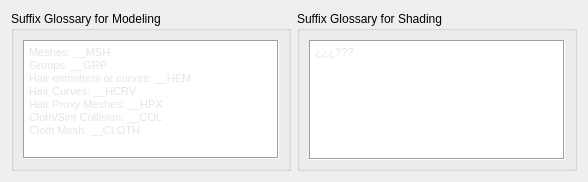
         <widget class="QWidget" name="tab_5">
          <attribute name="title">
           <string>Naming Convention</string>
          </attribute>
          <layout class="QGridLayout" name="gridLayout_42">
           <item row="0" column="0">
            <layout class="QGridLayout" name="gridLayout_40" rowminimumheight="0">
             <item row="0" column="0">
              <widget class="QGroupBox" name="groupBox_16">
               <property name="minimumSize">
                <size>
                 <width>0</width>
                 <height>140</height>
                </size>
               </property>
               <property name="maximumSize">
                <size>
                 <width>16777215</width>
                 <height>160</height>
                </size>
               </property>
               <property name="baseSize">
                <size>
                 <width>0</width>
                 <height>0</height>
                </size>
               </property>
               <property name="title">
                <string>Suffix Glossary for Modeling</string>
               </property>
               <layout class="QGridLayout" name="gridLayout_38">
                <item row="0" column="0">
                 <widget class="QPlainTextEdit" name="plainTextEdit_3">
                  <property name="enabled">
                   <bool>true</bool>
                  </property>
                  <property name="minimumSize">
                   <size>
                    <width>0</width>
                    <height>110</height>
                   </size>
                  </property>
                  <property name="maximumSize">
                   <size>
                    <width>16777215</width>
                    <height>120</height>
                   </size>
                  </property>
                  <property name="palette">
                   <palette>
                    <active>
                     <colorrole role="Text">
                      <brush brushstyle="SolidPattern">
                       <color alpha="255">
                        <red>229</red>
                        <green>229</green>
                        <blue>229</blue>
                       </color>
                      </brush>
                     </colorrole>
                    </active>
                    <inactive>
                     <colorrole role="Text">
                      <brush brushstyle="SolidPattern">
                       <color alpha="255">
                        <red>229</red>
                        <green>229</green>
                        <blue>229</blue>
                       </color>
                      </brush>
                     </colorrole>
                    </inactive>
                    <disabled>
                     <colorrole role="Text">
                      <brush brushstyle="SolidPattern">
                       <color alpha="255">
                        <red>0</red>
                        <green>255</green>
                        <blue>255</blue>
                       </color>
                      </brush>
                     </colorrole>
                    </disabled>
                   </palette>
                  </property>
                  <property name="font">
                   <font>
                    <pointsize>8</pointsize>
                   </font>
                  </property>
                  <property name="frameShape">
                   <enum>QFrame::Box</enum>
                  </property>
                  <property name="verticalScrollBarPolicy">
                   <enum>Qt::ScrollBarAsNeeded</enum>
                  </property>
                  <property name="readOnly">
                   <bool>true</bool>
                  </property>
                  <property name="plainText">
                   <string>Meshes: __MSH
Groups: __GRP
Hair emmitters or curves: __HEM
Hair Curves: __HCRV
Hair Proxy Meshes: __HPX
Cloth/Sim Collision: __COL
Cloth Mesh: __CLOTH</string>
                  </property>
                  <property name="backgroundVisible">
                   <bool>false</bool>
                  </property>
                  <property name="centerOnScroll">
                   <bool>false</bool>
                  </property>
                 </widget>
                </item>
               </layout>
              </widget>
             </item>
             <item row="0" column="1">
              <widget class="QGroupBox" name="groupBox_17">
               <property name="minimumSize">
                <size>
                 <width>0</width>
                 <height>140</height>
                </size>
               </property>
               <property name="maximumSize">
                <size>
                 <width>16777215</width>
                 <height>160</height>
                </size>
               </property>
               <property name="title">
                <string>Suffix Glossary for Shading</string>
               </property>
               <layout class="QGridLayout" name="gridLayout_39">
                <item row="0" column="0">
                 <widget class="QPlainTextEdit" name="plainTextEdit_4">
                  <property name="enabled">
                   <bool>true</bool>
                  </property>
                  <property name="minimumSize">
                   <size>
                    <width>0</width>
                    <height>120</height>
                   </size>
                  </property>
                  <property name="maximumSize">
                   <size>
                    <width>16777215</width>
                    <height>120</height>
                   </size>
                  </property>
                  <property name="palette">
                   <palette>
                    <active>
                     <colorrole role="Text">
                      <brush brushstyle="SolidPattern">
                       <color alpha="255">
                        <red>229</red>
                        <green>229</green>
                        <blue>229</blue>
                       </color>
                      </brush>
                     </colorrole>
                    </active>
                    <inactive>
                     <colorrole role="Text">
                      <brush brushstyle="SolidPattern">
                       <color alpha="255">
                        <red>229</red>
                        <green>229</green>
                        <blue>229</blue>
                       </color>
                      </brush>
                     </colorrole>
                    </inactive>
                    <disabled>
                     <colorrole role="Text">
                      <brush brushstyle="SolidPattern">
                       <color alpha="255">
                        <red>0</red>
                        <green>255</green>
                        <blue>255</blue>
                       </color>
                      </brush>
                     </colorrole>
                    </disabled>
                   </palette>
                  </property>
                  <property name="font">
                   <font>
                    <pointsize>8</pointsize>
                   </font>
                  </property>
                  <property name="frameShape">
                   <enum>QFrame::Box</enum>
                  </property>
                  <property name="verticalScrollBarPolicy">
                   <enum>Qt::ScrollBarAsNeeded</enum>
                  </property>
                  <property name="readOnly">
                   <bool>true</bool>
                  </property>
                  <property name="plainText">
                   <string>¿¿¿???</string>
                  </property>
                  <property name="backgroundVisible">
                   <bool>false</bool>
                  </property>
                  <property name="centerOnScroll">
                   <bool>false</bool>
                  </property>
                 </widget>
                </item>
               </layout>
              </widget>
             </item>
            </layout>
           </item>
          </layout>
         </widget>
